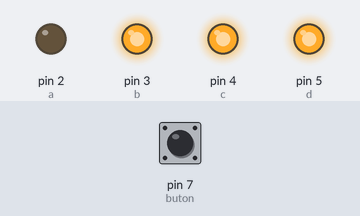
This sketch was run on a simulated Arduino Uno, built with avr-gcc and run on an emulated ATmega328P. Parts: output pins drawn as LEDs (lit = HIGH). The test bench sets the inputs (shaded band); at power-on: pin 7 (buton) HIGH. What the sketch prints to the serial monitor is not drawn.

Above: at 1.2 s.
1.3 s: pin 7 (buton) pulled LOW for 0.15 s
At 1.37 s:
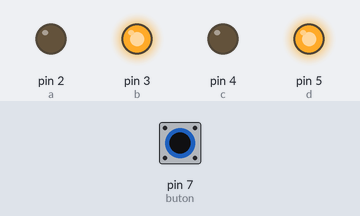
4.4 s: pin 7 (buton) pulled LOW for 1 s
At 6.6 s:
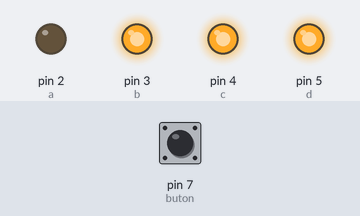
8.4 s: pin 7 (buton) pulled LOW for 3.2 s
At 15.7 s:
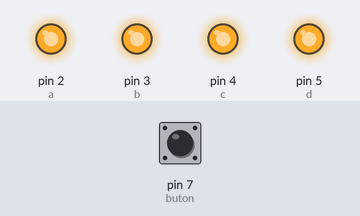
Timing chart, 0 to 22.1 s (numbered marks = the images above; inputs shaded):
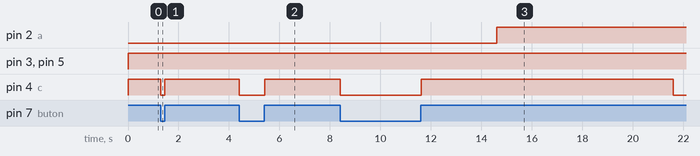

The sketch:

final_1_.ino
```cpp
const int a=2;
const int b=3;
const int c=4;
const int d=5;
int buton = 7;

int timeA = 0;
int timeB = 0;
int timeC = 0;
int timeD = 0;

int butondeger = 0;

void setup() {

  Serial.begin(9600);

  pinMode(buton, INPUT_PULLUP);
  pinMode(a, OUTPUT);
  pinMode(b, OUTPUT);
  pinMode(c, OUTPUT);
  pinMode(d, OUTPUT);

}

void loop() {

  butondeger = digitalRead(buton);
  Serial.println(butondeger);
  Serial.println(millis());
  //a şıkkı//

  if ((millis() - timeA >= 3000) && digitalRead(buton) == HIGH) {
    digitalWrite(a, HIGH);
  }else if(digitalRead(buton)== LOW){
    timeA = millis();
    digitalWrite(a, LOW);

  }
  //b şıkkı//
  if(millis() - timeB >= 5000 && digitalRead(buton) == LOW){
    digitalWrite(b, LOW);
  }else if(digitalRead(buton) == HIGH){
    digitalWrite(b, HIGH);
    timeB = millis();
  }
  //c şıkkı//
  if(digitalRead(buton) == HIGH && millis() - timeC <= 10000){
  	digitalWrite(c,HIGH);
  }else if(HIGH && millis() - timeC > 10000){
    digitalWrite(c,LOW);
  }else if(digitalRead(buton) == LOW){
    digitalWrite(c,LOW);
    timeC = millis();
  }
     //d şıkkı//
  if(millis() - timeD >= 10000 && digitalRead(buton) == LOW){
    digitalWrite(d, LOW);
  }else if(digitalRead(buton) == HIGH){
    digitalWrite(d, HIGH);
    timeD = millis();
  }

}
```

Measured:
- after the input at 1.3 s, pin 2 (a): stays LOW (without the input it goes to HIGH after 1.7 s); pin 4 (c): HIGH → LOW at once, → HIGH 0.15 s later
- after the input at 4.4 s, pin 2 (a): stays LOW (without the input it goes to HIGH after 0.05 s); pin 4 (c): HIGH → LOW at once, → HIGH 1.0 s later
- after the input at 8.4 s, pin 2 (a): LOW → HIGH after 6.2 s instead of 0.00 s; pin 4 (c): HIGH → LOW after 0.00 s instead of 7.0 s
